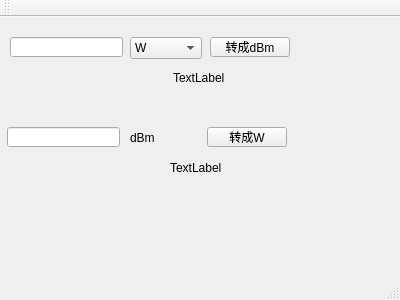
<?xml version="1.0" encoding="UTF-8"?>
<ui version="4.0">
 <class>MainWindow</class>
 <widget class="QMainWindow" name="MainWindow">
  <property name="geometry">
   <rect>
    <x>0</x>
    <y>0</y>
    <width>400</width>
    <height>300</height>
   </rect>
  </property>
  <property name="windowTitle">
   <string>MainWindow</string>
  </property>
  <widget class="QWidget" name="centralWidget">
   <widget class="QPushButton" name="pushButton">
    <property name="geometry">
     <rect>
      <x>210</x>
      <y>20</y>
      <width>80</width>
      <height>20</height>
     </rect>
    </property>
    <property name="text">
     <string>转成dBm</string>
    </property>
   </widget>
   <widget class="QLineEdit" name="lineEdit">
    <property name="geometry">
     <rect>
      <x>10</x>
      <y>20</y>
      <width>113</width>
      <height>20</height>
     </rect>
    </property>
   </widget>
   <widget class="QComboBox" name="comboBox">
    <property name="geometry">
     <rect>
      <x>130</x>
      <y>20</y>
      <width>72</width>
      <height>22</height>
     </rect>
    </property>
    <item>
     <property name="text">
      <string>W</string>
     </property>
    </item>
    <item>
     <property name="text">
      <string>mW</string>
     </property>
    </item>
    <item>
     <property name="text">
      <string>uW</string>
     </property>
    </item>
    <item>
     <property name="text">
      <string>nW</string>
     </property>
    </item>
   </widget>
   <widget class="QLabel" name="label">
    <property name="geometry">
     <rect>
      <x>173</x>
      <y>50</y>
      <width>111</width>
      <height>21</height>
     </rect>
    </property>
    <property name="text">
     <string>TextLabel</string>
    </property>
   </widget>
   <widget class="QLabel" name="label_2">
    <property name="geometry">
     <rect>
      <x>170</x>
      <y>140</y>
      <width>111</width>
      <height>21</height>
     </rect>
    </property>
    <property name="text">
     <string>TextLabel</string>
    </property>
   </widget>
   <widget class="QPushButton" name="pushButton_2">
    <property name="geometry">
     <rect>
      <x>207</x>
      <y>110</y>
      <width>80</width>
      <height>20</height>
     </rect>
    </property>
    <property name="text">
     <string>转成W</string>
    </property>
   </widget>
   <widget class="QLineEdit" name="lineEdit_2">
    <property name="geometry">
     <rect>
      <x>7</x>
      <y>110</y>
      <width>113</width>
      <height>20</height>
     </rect>
    </property>
   </widget>
   <widget class="QLabel" name="label_3">
    <property name="geometry">
     <rect>
      <x>130</x>
      <y>110</y>
      <width>41</width>
      <height>21</height>
     </rect>
    </property>
    <property name="text">
     <string>dBm</string>
    </property>
   </widget>
   <zorder>pushButton_2</zorder>
   <zorder>pushButton</zorder>
   <zorder>lineEdit</zorder>
   <zorder>comboBox</zorder>
   <zorder>label</zorder>
   <zorder>label_2</zorder>
   <zorder>lineEdit_2</zorder>
   <zorder>label_3</zorder>
  </widget>
  <widget class="QMenuBar" name="menuBar">
   <property name="geometry">
    <rect>
     <x>0</x>
     <y>0</y>
     <width>400</width>
     <height>22</height>
    </rect>
   </property>
  </widget>
  <widget class="QToolBar" name="mainToolBar">
   <attribute name="toolBarArea">
    <enum>TopToolBarArea</enum>
   </attribute>
   <attribute name="toolBarBreak">
    <bool>false</bool>
   </attribute>
  </widget>
  <widget class="QStatusBar" name="statusBar"/>
 </widget>
 <layoutdefault spacing="6" margin="11"/>
 <resources/>
 <connections/>
</ui>
